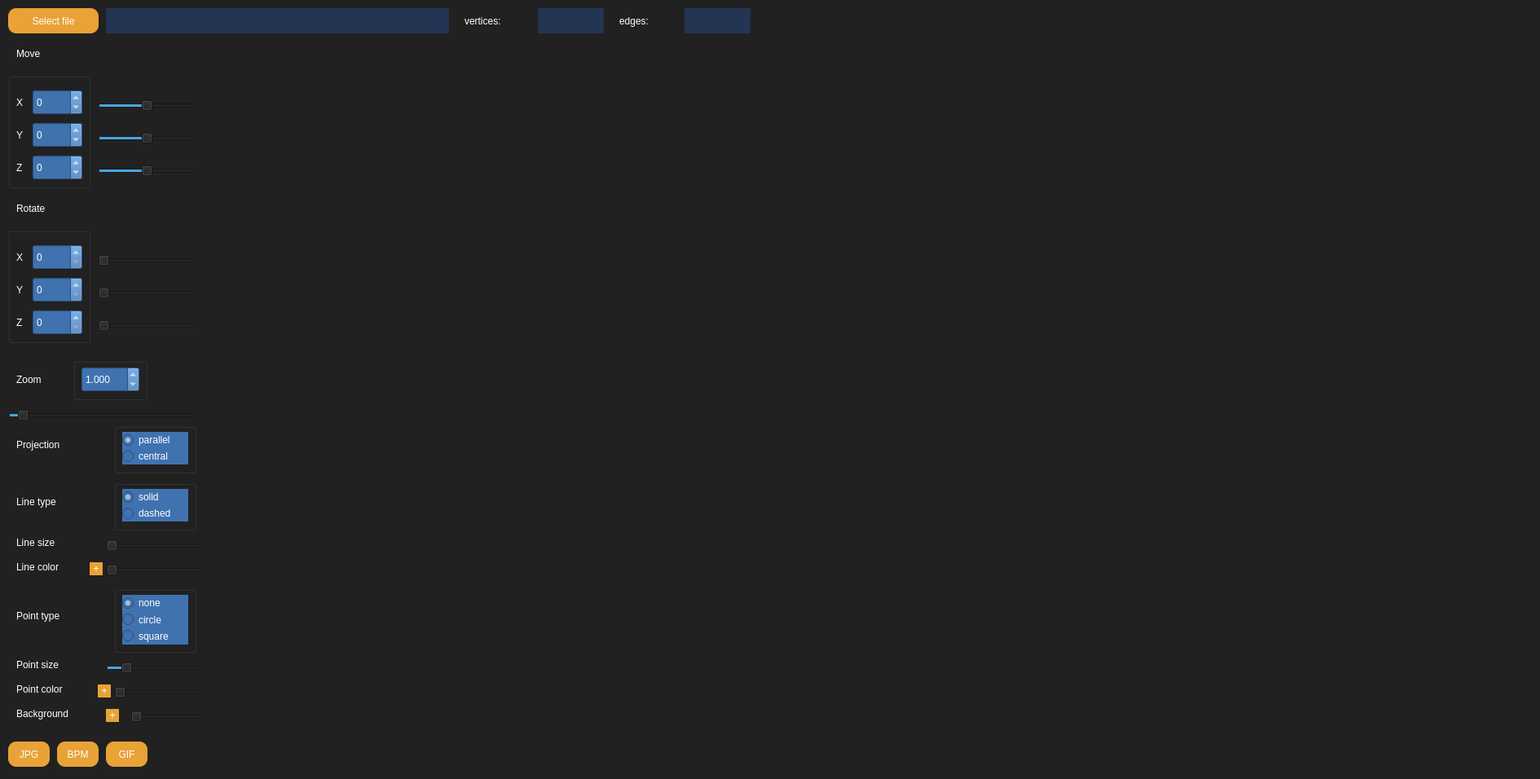
<?xml version="1.0" encoding="UTF-8"?>
<ui version="4.0">
 <class>MainWindow</class>
 <widget class="QMainWindow" name="MainWindow">
  <property name="geometry">
   <rect>
    <x>0</x>
    <y>0</y>
    <width>1890</width>
    <height>956</height>
   </rect>
  </property>
  <property name="windowTitle">
   <string>MainWindow</string>
  </property>
  <widget class="QWidget" name="centralwidget">
   <property name="styleSheet">
    <string notr="true">background-color: rgb(33, 33, 33);</string>
   </property>
   <widget class="QLabel" name="label_fileName">
    <property name="geometry">
     <rect>
      <x>130</x>
      <y>10</y>
      <width>421</width>
      <height>31</height>
     </rect>
    </property>
    <property name="styleSheet">
     <string notr="true">color: white;
font: 12pt &quot;Sans Serif&quot;;
background-color: rgb(36, 52, 83);</string>
    </property>
    <property name="text">
     <string/>
    </property>
   </widget>
   <widget class="QPushButton" name="button_selectFile">
    <property name="geometry">
     <rect>
      <x>10</x>
      <y>10</y>
      <width>111</width>
      <height>31</height>
     </rect>
    </property>
    <property name="autoFillBackground">
     <bool>false</bool>
    </property>
    <property name="styleSheet">
     <string notr="true">QPushButton {
    
	font: 12pt &quot;Sans Serif&quot;;
	color: white;
    border-radius: 10px;
	background-color: rgb(232, 162, 54);
    border: none; 
}

QPushButton:pressed {
    background-color: rgb(106, 106, 106);
}</string>
    </property>
    <property name="text">
     <string>Select file</string>
    </property>
   </widget>
   <widget class="QLabel" name="text_vertices">
    <property name="geometry">
     <rect>
      <x>570</x>
      <y>10</y>
      <width>81</width>
      <height>31</height>
     </rect>
    </property>
    <property name="styleSheet">
     <string notr="true">font: 14pt &quot;Sans Serif&quot;;
color: white
</string>
    </property>
    <property name="text">
     <string>vertices:</string>
    </property>
   </widget>
   <widget class="QLabel" name="label_verticesCount">
    <property name="geometry">
     <rect>
      <x>660</x>
      <y>10</y>
      <width>81</width>
      <height>31</height>
     </rect>
    </property>
    <property name="styleSheet">
     <string notr="true">color: white;
font: 12pt &quot;Sans Serif&quot;;
background-color: rgb(36, 52, 83);</string>
    </property>
    <property name="text">
     <string/>
    </property>
   </widget>
   <widget class="QLabel" name="text_edges">
    <property name="geometry">
     <rect>
      <x>760</x>
      <y>10</y>
      <width>71</width>
      <height>31</height>
     </rect>
    </property>
    <property name="styleSheet">
     <string notr="true">font: 14pt &quot;Sans Serif&quot;;
color: white
</string>
    </property>
    <property name="text">
     <string>edges:</string>
    </property>
   </widget>
   <widget class="QLabel" name="label_edgesCount">
    <property name="geometry">
     <rect>
      <x>840</x>
      <y>10</y>
      <width>81</width>
      <height>31</height>
     </rect>
    </property>
    <property name="styleSheet">
     <string notr="true">color: white;
font: 12pt &quot;Sans Serif&quot;;
background-color: rgb(36, 52, 83);</string>
    </property>
    <property name="text">
     <string/>
    </property>
   </widget>
   <widget class="QLabel" name="text_move">
    <property name="geometry">
     <rect>
      <x>20</x>
      <y>50</y>
      <width>81</width>
      <height>31</height>
     </rect>
    </property>
    <property name="styleSheet">
     <string notr="true">font: 14pt &quot;Sans Serif&quot;;
color: white
</string>
    </property>
    <property name="text">
     <string>Move</string>
    </property>
   </widget>
   <widget class="QGroupBox" name="groupMove">
    <property name="geometry">
     <rect>
      <x>10</x>
      <y>90</y>
      <width>101</width>
      <height>141</height>
     </rect>
    </property>
    <property name="title">
     <string/>
    </property>
    <widget class="QLabel" name="text_moveX">
     <property name="geometry">
      <rect>
       <x>10</x>
       <y>20</y>
       <width>16</width>
       <height>31</height>
      </rect>
     </property>
     <property name="styleSheet">
      <string notr="true">font: 14pt &quot;Sans Serif&quot;;
color: white
</string>
     </property>
     <property name="text">
      <string>X</string>
     </property>
    </widget>
    <widget class="QLabel" name="text_moveY">
     <property name="geometry">
      <rect>
       <x>10</x>
       <y>60</y>
       <width>16</width>
       <height>31</height>
      </rect>
     </property>
     <property name="styleSheet">
      <string notr="true">font: 14pt &quot;Sans Serif&quot;;
color: white
</string>
     </property>
     <property name="text">
      <string>Y</string>
     </property>
    </widget>
    <widget class="QLabel" name="text_moveZ">
     <property name="geometry">
      <rect>
       <x>10</x>
       <y>100</y>
       <width>16</width>
       <height>31</height>
      </rect>
     </property>
     <property name="styleSheet">
      <string notr="true">font: 14pt &quot;Sans Serif&quot;;
color: white
</string>
     </property>
     <property name="text">
      <string>Z</string>
     </property>
    </widget>
    <widget class="QSpinBox" name="spinBox_moveX">
     <property name="geometry">
      <rect>
       <x>30</x>
       <y>20</y>
       <width>61</width>
       <height>31</height>
      </rect>
     </property>
     <property name="styleSheet">
      <string notr="true">color: white;
font: 12pt &quot;Sans Serif&quot;;
background-color: rgb(63, 114, 175);</string>
     </property>
     <property name="minimum">
      <number>-200</number>
     </property>
     <property name="maximum">
      <number>200</number>
     </property>
    </widget>
    <widget class="QSpinBox" name="spinBox_moveY">
     <property name="geometry">
      <rect>
       <x>30</x>
       <y>60</y>
       <width>61</width>
       <height>31</height>
      </rect>
     </property>
     <property name="styleSheet">
      <string notr="true">color: white;
font: 12pt &quot;Sans Serif&quot;;
background-color: rgb(63, 114, 175);</string>
     </property>
     <property name="minimum">
      <number>-200</number>
     </property>
     <property name="maximum">
      <number>200</number>
     </property>
    </widget>
    <widget class="QSpinBox" name="spinBox_moveZ">
     <property name="geometry">
      <rect>
       <x>30</x>
       <y>100</y>
       <width>61</width>
       <height>31</height>
      </rect>
     </property>
     <property name="styleSheet">
      <string notr="true">color: white;
font: 12pt &quot;Sans Serif&quot;;
background-color: rgb(63, 114, 175);</string>
     </property>
     <property name="minimum">
      <number>-500</number>
     </property>
     <property name="maximum">
      <number>500</number>
     </property>
    </widget>
   </widget>
   <widget class="QLabel" name="text_rotate">
    <property name="geometry">
     <rect>
      <x>20</x>
      <y>240</y>
      <width>81</width>
      <height>31</height>
     </rect>
    </property>
    <property name="styleSheet">
     <string notr="true">font: 14pt &quot;Sans Serif&quot;;
color: white
</string>
    </property>
    <property name="text">
     <string>Rotate</string>
    </property>
   </widget>
   <widget class="QGroupBox" name="groupRotate">
    <property name="geometry">
     <rect>
      <x>10</x>
      <y>280</y>
      <width>101</width>
      <height>141</height>
     </rect>
    </property>
    <property name="title">
     <string/>
    </property>
    <widget class="QLabel" name="text_rotateX">
     <property name="geometry">
      <rect>
       <x>10</x>
       <y>20</y>
       <width>16</width>
       <height>31</height>
      </rect>
     </property>
     <property name="styleSheet">
      <string notr="true">font: 14pt &quot;Sans Serif&quot;;
color: white
</string>
     </property>
     <property name="text">
      <string>X</string>
     </property>
    </widget>
    <widget class="QLabel" name="text_rotateY">
     <property name="geometry">
      <rect>
       <x>10</x>
       <y>60</y>
       <width>16</width>
       <height>31</height>
      </rect>
     </property>
     <property name="styleSheet">
      <string notr="true">font: 14pt &quot;Sans Serif&quot;;
color: white
</string>
     </property>
     <property name="text">
      <string>Y</string>
     </property>
    </widget>
    <widget class="QLabel" name="text_rotateZ">
     <property name="geometry">
      <rect>
       <x>10</x>
       <y>100</y>
       <width>16</width>
       <height>31</height>
      </rect>
     </property>
     <property name="styleSheet">
      <string notr="true">font: 14pt &quot;Sans Serif&quot;;
color: white
</string>
     </property>
     <property name="text">
      <string>Z</string>
     </property>
    </widget>
    <widget class="QSpinBox" name="spinBox_rotateX">
     <property name="geometry">
      <rect>
       <x>30</x>
       <y>20</y>
       <width>61</width>
       <height>31</height>
      </rect>
     </property>
     <property name="styleSheet">
      <string notr="true">color: white;
font: 12pt &quot;Sans Serif&quot;;
background-color: rgb(63, 114, 175);</string>
     </property>
     <property name="minimum">
      <number>0</number>
     </property>
     <property name="maximum">
      <number>628</number>
     </property>
    </widget>
    <widget class="QSpinBox" name="spinBox_rotateY">
     <property name="geometry">
      <rect>
       <x>30</x>
       <y>60</y>
       <width>61</width>
       <height>31</height>
      </rect>
     </property>
     <property name="styleSheet">
      <string notr="true">color: white;
font: 12pt &quot;Sans Serif&quot;;
background-color: rgb(63, 114, 175);</string>
     </property>
     <property name="minimum">
      <number>0</number>
     </property>
     <property name="maximum">
      <number>628</number>
     </property>
    </widget>
    <widget class="QSpinBox" name="spinBox_rotateZ">
     <property name="geometry">
      <rect>
       <x>30</x>
       <y>100</y>
       <width>61</width>
       <height>31</height>
      </rect>
     </property>
     <property name="styleSheet">
      <string notr="true">color: white;
font: 12pt &quot;Sans Serif&quot;;
background-color: rgb(63, 114, 175);</string>
     </property>
     <property name="minimum">
      <number>0</number>
     </property>
     <property name="maximum">
      <number>628</number>
     </property>
    </widget>
   </widget>
   <widget class="QLabel" name="text_Zoom">
    <property name="geometry">
     <rect>
      <x>20</x>
      <y>450</y>
      <width>81</width>
      <height>31</height>
     </rect>
    </property>
    <property name="styleSheet">
     <string notr="true">font: 14pt &quot;Sans Serif&quot;;
color: white
</string>
    </property>
    <property name="text">
     <string>Zoom</string>
    </property>
   </widget>
   <widget class="QGroupBox" name="groupZoom">
    <property name="geometry">
     <rect>
      <x>90</x>
      <y>440</y>
      <width>91</width>
      <height>51</height>
     </rect>
    </property>
    <property name="title">
     <string/>
    </property>
    <widget class="QDoubleSpinBox" name="doubleSpinBox_scale">
     <property name="geometry">
      <rect>
       <x>10</x>
       <y>10</y>
       <width>71</width>
       <height>31</height>
      </rect>
     </property>
     <property name="styleSheet">
      <string notr="true">color: white;
font: 12pt &quot;Sans Serif&quot;;
background-color: rgb(63, 114, 175);</string>
     </property>
     <property name="decimals">
      <number>3</number>
     </property>
     <property name="minimum">
      <double>0.001000000000000</double>
     </property>
     <property name="maximum">
      <double>20.000000000000000</double>
     </property>
     <property name="singleStep">
      <double>0.001000000000000</double>
     </property>
     <property name="value">
      <double>1.000000000000000</double>
     </property>
    </widget>
   </widget>
   <widget class="QPushButton" name="button_JPG">
    <property name="geometry">
     <rect>
      <x>10</x>
      <y>910</y>
      <width>51</width>
      <height>31</height>
     </rect>
    </property>
    <property name="autoFillBackground">
     <bool>false</bool>
    </property>
    <property name="styleSheet">
     <string notr="true">QPushButton {
    
	font: 12pt &quot;Sans Serif&quot;;
	color: white;
    border-radius: 10px;
	background-color: rgb(232, 162, 54);
    border: none; 
}

QPushButton:pressed {
    background-color: rgb(106, 106, 106);
}</string>
    </property>
    <property name="text">
     <string>JPG</string>
    </property>
   </widget>
   <widget class="QPushButton" name="button_BPM">
    <property name="geometry">
     <rect>
      <x>70</x>
      <y>910</y>
      <width>51</width>
      <height>31</height>
     </rect>
    </property>
    <property name="autoFillBackground">
     <bool>false</bool>
    </property>
    <property name="styleSheet">
     <string notr="true">QPushButton {
    
	font: 12pt &quot;Sans Serif&quot;;
	color: white;
    border-radius: 10px;
	background-color: rgb(232, 162, 54);
    border: none; 
}

QPushButton:pressed {
    background-color: rgb(106, 106, 106);
}</string>
    </property>
    <property name="text">
     <string>BPM</string>
    </property>
   </widget>
   <widget class="QPushButton" name="button_GIF">
    <property name="geometry">
     <rect>
      <x>130</x>
      <y>910</y>
      <width>51</width>
      <height>31</height>
     </rect>
    </property>
    <property name="autoFillBackground">
     <bool>false</bool>
    </property>
    <property name="styleSheet">
     <string notr="true">QPushButton {
    
	font: 12pt &quot;Sans Serif&quot;;
	color: white;
    border-radius: 10px;
	background-color: rgb(232, 162, 54);
    border: none; 
}

QPushButton:pressed {
    background-color: rgb(106, 106, 106);
}</string>
    </property>
    <property name="text">
     <string>GIF</string>
    </property>
   </widget>
   <widget class="QLabel" name="text_projection">
    <property name="geometry">
     <rect>
      <x>20</x>
      <y>530</y>
      <width>101</width>
      <height>31</height>
     </rect>
    </property>
    <property name="styleSheet">
     <string notr="true">font: 14pt &quot;Sans Serif&quot;;
color: white
</string>
    </property>
    <property name="text">
     <string>Projection</string>
    </property>
   </widget>
   <widget class="QGroupBox" name="groupLineType">
    <property name="geometry">
     <rect>
      <x>140</x>
      <y>590</y>
      <width>101</width>
      <height>61</height>
     </rect>
    </property>
    <property name="title">
     <string/>
    </property>
    <widget class="QRadioButton" name="radioButton_dashed">
     <property name="geometry">
      <rect>
       <x>10</x>
       <y>30</y>
       <width>81</width>
       <height>20</height>
      </rect>
     </property>
     <property name="styleSheet">
      <string notr="true">font: 12pt &quot;Sans Serif&quot;;
color: white;
background-color: rgb(63, 114, 175);</string>
     </property>
     <property name="text">
      <string>dashed</string>
     </property>
    </widget>
    <widget class="QRadioButton" name="radioButton_solid">
     <property name="geometry">
      <rect>
       <x>10</x>
       <y>10</y>
       <width>81</width>
       <height>20</height>
      </rect>
     </property>
     <property name="styleSheet">
      <string notr="true">font: 12pt &quot;Sans Serif&quot;;
color: white;
background-color: rgb(63, 114, 175);</string>
     </property>
     <property name="text">
      <string>solid</string>
     </property>
     <property name="checked">
      <bool>true</bool>
     </property>
    </widget>
   </widget>
   <widget class="QLabel" name="text_lineType_2">
    <property name="geometry">
     <rect>
      <x>20</x>
      <y>860</y>
      <width>111</width>
      <height>31</height>
     </rect>
    </property>
    <property name="styleSheet">
     <string notr="true">font: 14pt &quot;Sans Serif&quot;;
color: white
</string>
    </property>
    <property name="text">
     <string>Background</string>
    </property>
   </widget>
   <widget class="OGLWidget" name="widget" native="true">
    <property name="geometry">
     <rect>
      <x>260</x>
      <y>50</y>
      <width>1581</width>
      <height>881</height>
     </rect>
    </property>
   </widget>
   <widget class="QSlider" name="Slider_moveX">
    <property name="geometry">
     <rect>
      <x>120</x>
      <y>120</y>
      <width>121</width>
      <height>20</height>
     </rect>
    </property>
    <property name="minimum">
     <number>-200</number>
    </property>
    <property name="maximum">
     <number>200</number>
    </property>
    <property name="orientation">
     <enum>Qt::Horizontal</enum>
    </property>
   </widget>
   <widget class="QSlider" name="Slider_moveY">
    <property name="geometry">
     <rect>
      <x>120</x>
      <y>160</y>
      <width>121</width>
      <height>20</height>
     </rect>
    </property>
    <property name="minimum">
     <number>-200</number>
    </property>
    <property name="maximum">
     <number>200</number>
    </property>
    <property name="orientation">
     <enum>Qt::Horizontal</enum>
    </property>
   </widget>
   <widget class="QSlider" name="Slider_moveZ">
    <property name="geometry">
     <rect>
      <x>120</x>
      <y>200</y>
      <width>121</width>
      <height>20</height>
     </rect>
    </property>
    <property name="minimum">
     <number>-500</number>
    </property>
    <property name="maximum">
     <number>500</number>
    </property>
    <property name="orientation">
     <enum>Qt::Horizontal</enum>
    </property>
   </widget>
   <widget class="QSlider" name="Slider_scale">
    <property name="geometry">
     <rect>
      <x>10</x>
      <y>500</y>
      <width>231</width>
      <height>20</height>
     </rect>
    </property>
    <property name="minimum">
     <number>1</number>
    </property>
    <property name="maximum">
     <number>20000</number>
    </property>
    <property name="value">
     <number>1000</number>
    </property>
    <property name="sliderPosition">
     <number>1000</number>
    </property>
    <property name="tracking">
     <bool>true</bool>
    </property>
    <property name="orientation">
     <enum>Qt::Horizontal</enum>
    </property>
   </widget>
   <widget class="QSlider" name="Slider_rotateX">
    <property name="geometry">
     <rect>
      <x>120</x>
      <y>310</y>
      <width>121</width>
      <height>20</height>
     </rect>
    </property>
    <property name="minimum">
     <number>0</number>
    </property>
    <property name="maximum">
     <number>628</number>
    </property>
    <property name="orientation">
     <enum>Qt::Horizontal</enum>
    </property>
   </widget>
   <widget class="QSlider" name="Slider_rotateY">
    <property name="geometry">
     <rect>
      <x>120</x>
      <y>350</y>
      <width>121</width>
      <height>20</height>
     </rect>
    </property>
    <property name="minimum">
     <number>0</number>
    </property>
    <property name="maximum">
     <number>628</number>
    </property>
    <property name="orientation">
     <enum>Qt::Horizontal</enum>
    </property>
   </widget>
   <widget class="QSlider" name="Slider_rotateZ">
    <property name="enabled">
     <bool>true</bool>
    </property>
    <property name="geometry">
     <rect>
      <x>120</x>
      <y>390</y>
      <width>121</width>
      <height>20</height>
     </rect>
    </property>
    <property name="minimum">
     <number>0</number>
    </property>
    <property name="maximum">
     <number>628</number>
    </property>
    <property name="orientation">
     <enum>Qt::Horizontal</enum>
    </property>
   </widget>
   <widget class="QSlider" name="Slider_background">
    <property name="geometry">
     <rect>
      <x>160</x>
      <y>870</y>
      <width>91</width>
      <height>20</height>
     </rect>
    </property>
    <property name="minimum">
     <number>1</number>
    </property>
    <property name="maximum">
     <number>255</number>
    </property>
    <property name="value">
     <number>1</number>
    </property>
    <property name="sliderPosition">
     <number>1</number>
    </property>
    <property name="tracking">
     <bool>true</bool>
    </property>
    <property name="orientation">
     <enum>Qt::Horizontal</enum>
    </property>
   </widget>
   <widget class="QLabel" name="text_projection_2">
    <property name="geometry">
     <rect>
      <x>20</x>
      <y>650</y>
      <width>101</width>
      <height>31</height>
     </rect>
    </property>
    <property name="styleSheet">
     <string notr="true">font: 14pt &quot;Sans Serif&quot;;
color: white
</string>
    </property>
    <property name="text">
     <string>Line size</string>
    </property>
   </widget>
   <widget class="QSlider" name="Slider_lineSize">
    <property name="geometry">
     <rect>
      <x>130</x>
      <y>660</y>
      <width>121</width>
      <height>20</height>
     </rect>
    </property>
    <property name="minimum">
     <number>1</number>
    </property>
    <property name="maximum">
     <number>20</number>
    </property>
    <property name="value">
     <number>1</number>
    </property>
    <property name="orientation">
     <enum>Qt::Horizontal</enum>
    </property>
   </widget>
   <widget class="QSlider" name="Slider_lineColor">
    <property name="geometry">
     <rect>
      <x>130</x>
      <y>690</y>
      <width>121</width>
      <height>20</height>
     </rect>
    </property>
    <property name="minimum">
     <number>1</number>
    </property>
    <property name="maximum">
     <number>255</number>
    </property>
    <property name="value">
     <number>1</number>
    </property>
    <property name="orientation">
     <enum>Qt::Horizontal</enum>
    </property>
   </widget>
   <widget class="QLabel" name="text_projection_3">
    <property name="geometry">
     <rect>
      <x>20</x>
      <y>680</y>
      <width>101</width>
      <height>31</height>
     </rect>
    </property>
    <property name="styleSheet">
     <string notr="true">font: 14pt &quot;Sans Serif&quot;;
color: white
</string>
    </property>
    <property name="text">
     <string>Line color</string>
    </property>
   </widget>
   <widget class="QGroupBox" name="groupPointType">
    <property name="geometry">
     <rect>
      <x>140</x>
      <y>720</y>
      <width>101</width>
      <height>81</height>
     </rect>
    </property>
    <property name="title">
     <string/>
    </property>
    <widget class="QRadioButton" name="radioButton_circle">
     <property name="enabled">
      <bool>true</bool>
     </property>
     <property name="geometry">
      <rect>
       <x>10</x>
       <y>30</y>
       <width>81</width>
       <height>21</height>
      </rect>
     </property>
     <property name="styleSheet">
      <string notr="true">font: 12pt &quot;Sans Serif&quot;;
color: white;
background-color: rgb(63, 114, 175);</string>
     </property>
     <property name="text">
      <string>circle</string>
     </property>
    </widget>
    <widget class="QRadioButton" name="radioButton_none">
     <property name="enabled">
      <bool>true</bool>
     </property>
     <property name="geometry">
      <rect>
       <x>10</x>
       <y>10</y>
       <width>81</width>
       <height>20</height>
      </rect>
     </property>
     <property name="styleSheet">
      <string notr="true">font: 12pt &quot;Sans Serif&quot;;
color: white;
background-color: rgb(63, 114, 175);</string>
     </property>
     <property name="text">
      <string>none</string>
     </property>
     <property name="checked">
      <bool>true</bool>
     </property>
    </widget>
    <widget class="QRadioButton" name="radioButton_sqare">
     <property name="enabled">
      <bool>true</bool>
     </property>
     <property name="geometry">
      <rect>
       <x>10</x>
       <y>50</y>
       <width>81</width>
       <height>21</height>
      </rect>
     </property>
     <property name="styleSheet">
      <string notr="true">font: 12pt &quot;Sans Serif&quot;;
color: white;
background-color: rgb(63, 114, 175);</string>
     </property>
     <property name="text">
      <string>square</string>
     </property>
    </widget>
   </widget>
   <widget class="QLabel" name="text_lineType_3">
    <property name="geometry">
     <rect>
      <x>20</x>
      <y>740</y>
      <width>101</width>
      <height>31</height>
     </rect>
    </property>
    <property name="styleSheet">
     <string notr="true">font: 14pt &quot;Sans Serif&quot;;
color: white
</string>
    </property>
    <property name="text">
     <string>Point type</string>
    </property>
   </widget>
   <widget class="QGroupBox" name="groupLineProjection">
    <property name="geometry">
     <rect>
      <x>140</x>
      <y>520</y>
      <width>101</width>
      <height>61</height>
     </rect>
    </property>
    <property name="title">
     <string/>
    </property>
    <widget class="QRadioButton" name="radioButton">
     <property name="geometry">
      <rect>
       <x>10</x>
       <y>10</y>
       <width>81</width>
       <height>20</height>
      </rect>
     </property>
     <property name="styleSheet">
      <string notr="true">font: 12pt &quot;Sans Serif&quot;;
color: white;
background-color: rgb(63, 114, 175);</string>
     </property>
     <property name="text">
      <string>parallel </string>
     </property>
     <property name="checked">
      <bool>true</bool>
     </property>
    </widget>
    <widget class="QRadioButton" name="radioButton_central">
     <property name="geometry">
      <rect>
       <x>10</x>
       <y>30</y>
       <width>81</width>
       <height>20</height>
      </rect>
     </property>
     <property name="styleSheet">
      <string notr="true">font: 12pt &quot;Sans Serif&quot;;
color: white;
background-color: rgb(63, 114, 175);</string>
     </property>
     <property name="text">
      <string>central</string>
     </property>
    </widget>
   </widget>
   <widget class="QLabel" name="text_lineType">
    <property name="geometry">
     <rect>
      <x>20</x>
      <y>600</y>
      <width>91</width>
      <height>31</height>
     </rect>
    </property>
    <property name="styleSheet">
     <string notr="true">font: 14pt &quot;Sans Serif&quot;;
color: white
</string>
    </property>
    <property name="text">
     <string>Line type</string>
    </property>
   </widget>
   <widget class="QSlider" name="Slider_pointSize">
    <property name="enabled">
     <bool>true</bool>
    </property>
    <property name="geometry">
     <rect>
      <x>130</x>
      <y>810</y>
      <width>121</width>
      <height>20</height>
     </rect>
    </property>
    <property name="minimum">
     <number>1</number>
    </property>
    <property name="maximum">
     <number>25</number>
    </property>
    <property name="value">
     <number>5</number>
    </property>
    <property name="orientation">
     <enum>Qt::Horizontal</enum>
    </property>
   </widget>
   <widget class="QLabel" name="text_projection_5">
    <property name="geometry">
     <rect>
      <x>20</x>
      <y>830</y>
      <width>101</width>
      <height>31</height>
     </rect>
    </property>
    <property name="styleSheet">
     <string notr="true">font: 14pt &quot;Sans Serif&quot;;
color: white
</string>
    </property>
    <property name="text">
     <string>Point color</string>
    </property>
   </widget>
   <widget class="QLabel" name="text_projection_4">
    <property name="enabled">
     <bool>true</bool>
    </property>
    <property name="geometry">
     <rect>
      <x>20</x>
      <y>800</y>
      <width>101</width>
      <height>31</height>
     </rect>
    </property>
    <property name="styleSheet">
     <string notr="true">font: 14pt &quot;Sans Serif&quot;;
color: white
</string>
    </property>
    <property name="text">
     <string>Point size</string>
    </property>
   </widget>
   <widget class="QSlider" name="Slider_pointColor">
    <property name="enabled">
     <bool>true</bool>
    </property>
    <property name="geometry">
     <rect>
      <x>140</x>
      <y>840</y>
      <width>111</width>
      <height>20</height>
     </rect>
    </property>
    <property name="minimum">
     <number>1</number>
    </property>
    <property name="maximum">
     <number>255</number>
    </property>
    <property name="value">
     <number>1</number>
    </property>
    <property name="orientation">
     <enum>Qt::Horizontal</enum>
    </property>
   </widget>
   <widget class="QPushButton" name="button_JPG_2">
    <property name="geometry">
     <rect>
      <x>110</x>
      <y>690</y>
      <width>16</width>
      <height>16</height>
     </rect>
    </property>
    <property name="autoFillBackground">
     <bool>false</bool>
    </property>
    <property name="styleSheet">
     <string notr="true">QPushButton {
    
	font: 12pt &quot;Sans Serif&quot;;
	color: white;
    border-radius: 10px;
	background-color: rgb(232, 162, 54);
    border: none; 
}

QPushButton:pressed {
    background-color: rgb(106, 106, 106);
}</string>
    </property>
    <property name="text">
     <string>+</string>
    </property>
   </widget>
   <widget class="QPushButton" name="button_JPG_3">
    <property name="geometry">
     <rect>
      <x>130</x>
      <y>870</y>
      <width>16</width>
      <height>16</height>
     </rect>
    </property>
    <property name="autoFillBackground">
     <bool>false</bool>
    </property>
    <property name="styleSheet">
     <string notr="true">QPushButton {
    
	font: 12pt &quot;Sans Serif&quot;;
	color: white;
    border-radius: 10px;
	background-color: rgb(232, 162, 54);
    border: none; 
}

QPushButton:pressed {
    background-color: rgb(106, 106, 106);
}</string>
    </property>
    <property name="text">
     <string>+</string>
    </property>
   </widget>
   <widget class="QPushButton" name="button_JPG_4">
    <property name="geometry">
     <rect>
      <x>120</x>
      <y>840</y>
      <width>16</width>
      <height>16</height>
     </rect>
    </property>
    <property name="autoFillBackground">
     <bool>false</bool>
    </property>
    <property name="styleSheet">
     <string notr="true">QPushButton {
    
	font: 12pt &quot;Sans Serif&quot;;
	color: white;
    border-radius: 10px;
	background-color: rgb(232, 162, 54);
    border: none; 
}

QPushButton:pressed {
    background-color: rgb(106, 106, 106);
}</string>
    </property>
    <property name="text">
     <string>+</string>
    </property>
   </widget>
  </widget>
 </widget>
 <customwidgets>
  <customwidget>
   <class>OGLWidget</class>
   <extends>QWidget</extends>
   <header>oglwidget.h</header>
   <container>1</container>
  </customwidget>
 </customwidgets>
 <resources/>
 <connections/>
</ui>
